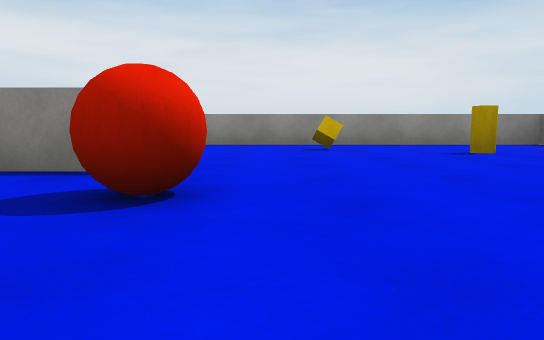
view 1 (above)

12 first-person views from a walk through a scene from a Unity 3-D project. The camera is 0.51 m above the floor, tilts 6° down and sees 70° across. The floor is counted in squares, 2 m on a side. Each view is taken from the middle of a square. On the plan, view 1 faces up. The plan holds only what a view shows up to about 9 squares ahead; the rest is blank. Surface patterns are stand-ins for the level's own textures.

view 2
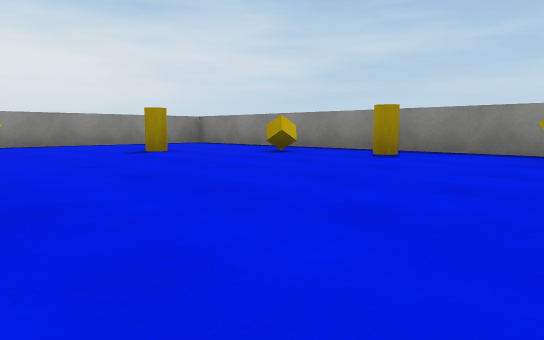

view 3
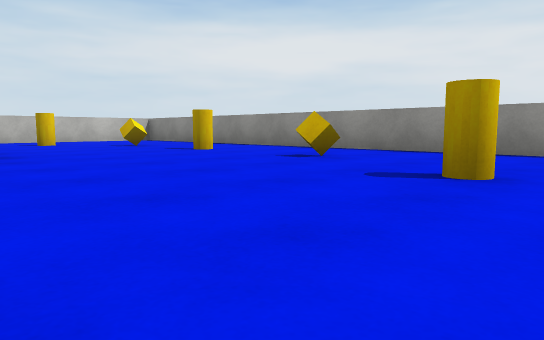

view 4
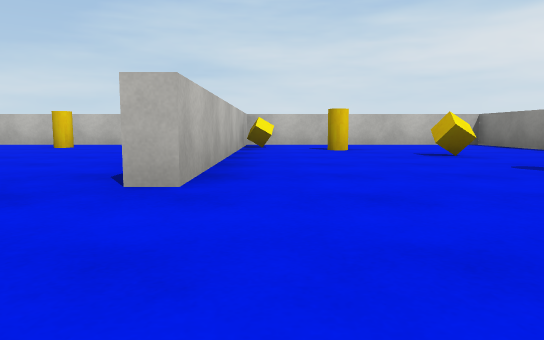

view 5
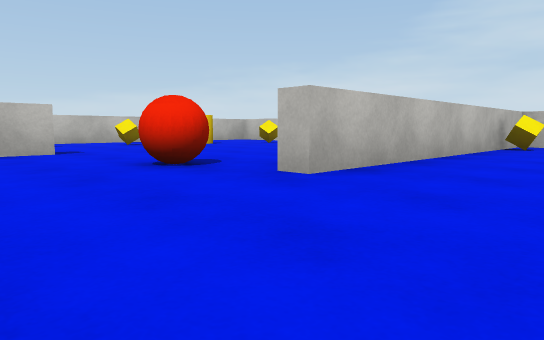

view 6
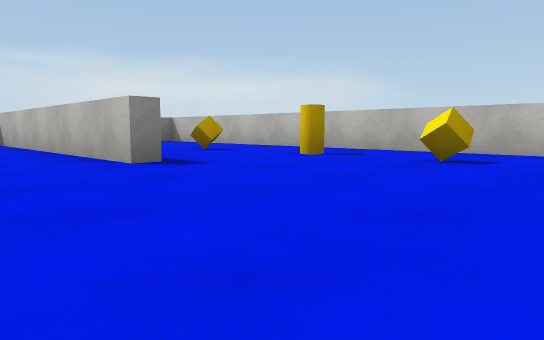

view 7
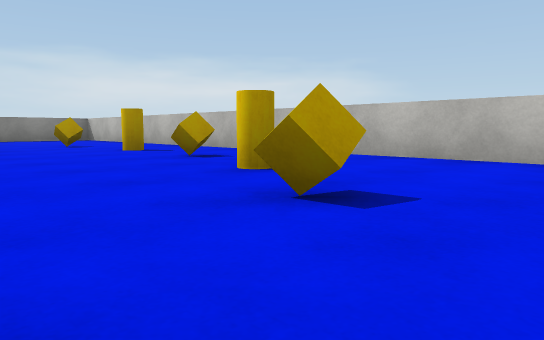

view 8
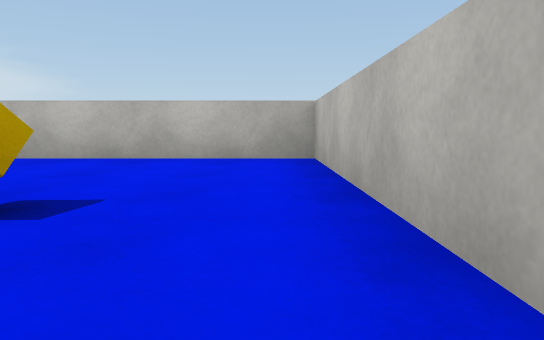

view 9
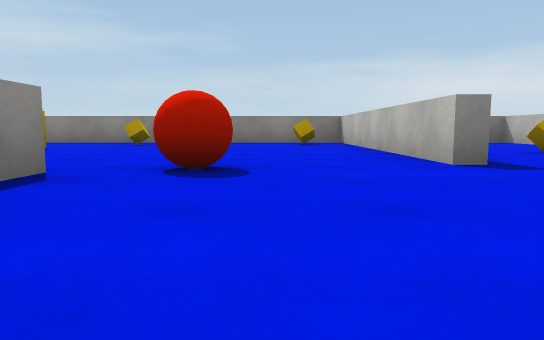

view 10
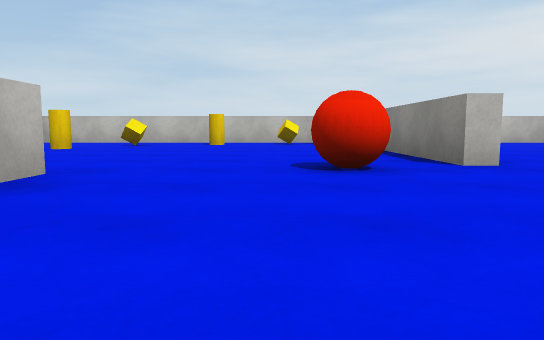

view 11
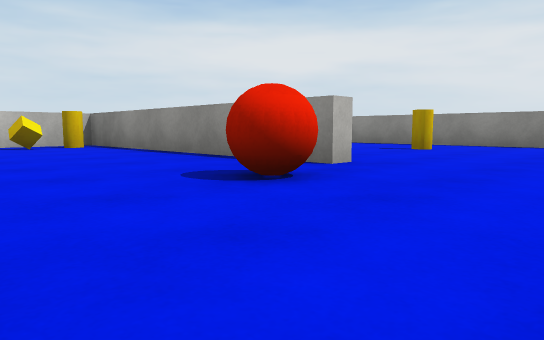

view 12
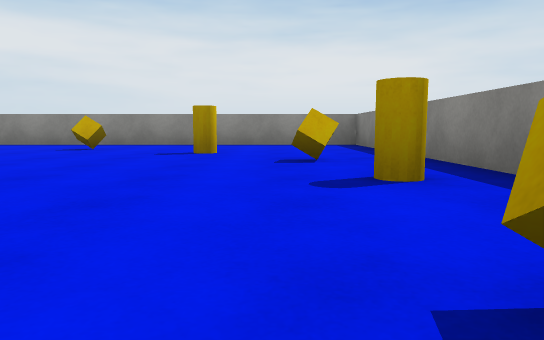

### Floor plan
Ten units are one square. View 1 is at (0, 0); x grows to the right and y downward. Boxes are objects, and circles mark ways between rooms. Rooms are numbered by the first view taken in them; rooms with no view inside come last. Other rooms are left out.
<svg viewBox="-60 -69 110 108">
<path fill="none" stroke="#000" d="M-2 3 44 3 44 -64 -54 -64 -54 -26 -6 -26M-6 -23 -54 -23 -54 34 44 34 44 16"/>
<rect x="-45" y="-35" width="10" height="10" fill="#bbb"><title>other object</title></rect>
<rect x="-45" y="-45" width="10" height="10" fill="#bbb"><title>other object</title></rect>
<rect x="-35" y="-55" width="10" height="10" fill="#bbb"><title>other object</title></rect>
<rect x="-15" y="-55" width="10" height="10" fill="#bbb"><title>other object</title></rect>
<rect x="-5" y="-25" width="10" height="10" fill="#bbb"><title>other object</title></rect>
<rect x="5" y="-55" width="10" height="10" fill="#bbb"><title>other object</title></rect>
<rect x="15" y="-45" width="10" height="10" fill="#bbb"><title>other object</title></rect>
<rect x="25" y="-35" width="10" height="10" fill="#bbb"><title>other object</title></rect>
<rect x="35" y="-5" width="10" height="10" fill="#bbb"><title>other object</title></rect>
<rect x="35" y="-25" width="10" height="10" fill="#bbb"><title>other object</title></rect>
<rect x="-55" y="-15" width="10" height="10" fill="#bbb"><title>other object</title></rect>
<rect x="-45" y="5" width="10" height="10" fill="#bbb"><title>other object</title></rect>
<rect x="-45" y="-5" width="10" height="10" fill="#bbb"><title>other object</title></rect>
<rect x="-35" y="15" width="10" height="10" fill="#bbb"><title>other object</title></rect>
<rect x="-25" y="15" width="10" height="10" fill="#bbb"><title>other object</title></rect>
<rect x="-5" y="15" width="10" height="10" fill="#bbb"><title>other object</title></rect>
<rect x="5" y="15" width="10" height="10" fill="#bbb"><title>other object</title></rect>
<circle cx="-10" cy="-5" r="3" fill="#2a7"/>
<text x="0" y="-40">1</text>
<text x="-20" y="10">2</text>
</svg>
Room 1 opens to room 2.

Where each view was taken, in squares from view 1:
view 1: 0 up, 0 right, facing up
view 2: 0 up, 0 right, facing up-right
view 3: 2 up, 3 right, facing up-left
view 4: 3 up, 1 right, facing left
view 5: 4 up, 1 right, facing down-left
view 6: 1 up, 3 left, facing down-right
view 7: 0 up, 5 left, facing down-right
view 8: 0 up, 5 left, facing down
view 9: 1 up, 3 left, facing right
view 10: 1 up, 2 right, facing left
view 11: 0 up, 1 right, facing up-left
view 12: 0 up, 3 right, facing up
